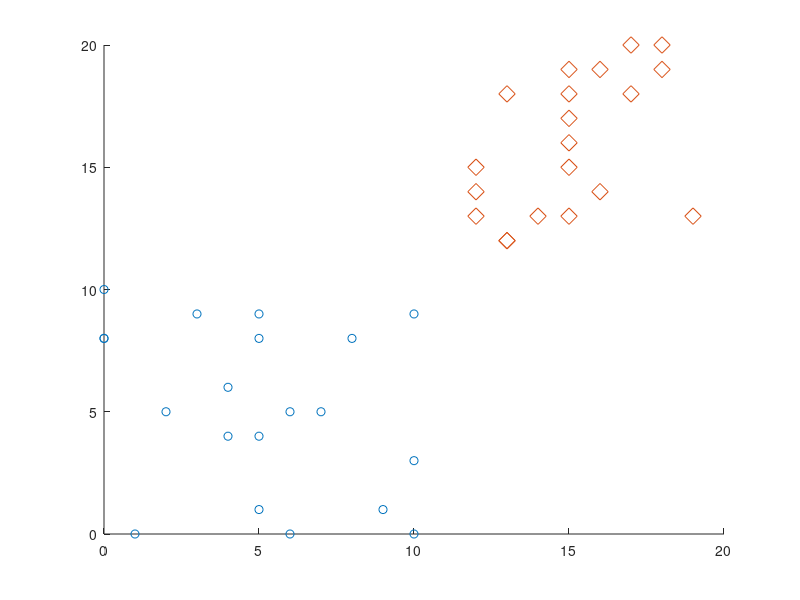

This figure's MATLAB source:
load fisheriris
x = meas(:,3:4);
newpoint = [5 1.45];
k = 3;
%// Use Euclidean
dists = sqrt(sum(bsxfun(@minus, x, newpoint).^2, 2));
[d,ind] = sort(dists);
ind_closest = ind(1:k);
x_closest = x(ind_closest,:);



x1 = randi([0 10],2,20);
y1 = randi([12 20],2,20);
c = [x1'; y1'];
np=[0 0];
k = 5;
%// Use Euclidean
dists = sqrt(sum(bsxfun(@minus, c, np).^2, 2));
[d,ind] = sort(dists);
ind_closest = ind(1:k)
x_closest = c(ind_closest,:)


scatter(x1(1,:),x1(2,:))
hold on
sz = 140;
scatter(y1(1,:),y1(2,:),sz,'d')

